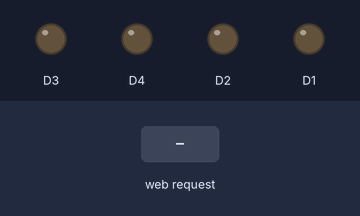
This sketch was run on a simulated ESP8266 (NodeMCU). Parts: output pins drawn as LEDs (lit = HIGH). The test bench sets the inputs (shaded band). WiFi joins after 1.5 s; servers stay silent unless stated; what the sketch prints to the serial monitor is not drawn.

Above: at 2.7 s.
2.8 s: HTTP request GET /Background received
At 4.0 s:
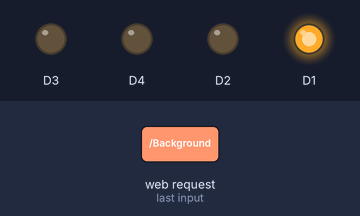
4.3 s: HTTP request GET /Triangle received
At 5.3 s:
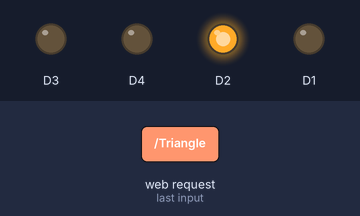
5.8 s: HTTP request GET /Rectangle received
At 6.4 s:
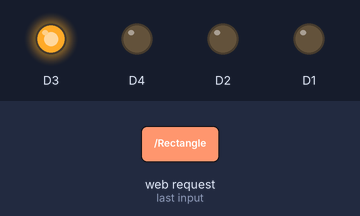
7.3 s: HTTP request GET /Circle received
At 8.7 s:
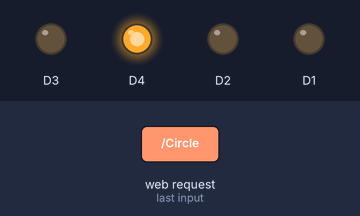
Timing chart, 0 to 9.8 s (numbered marks = the images above; inputs shaded):
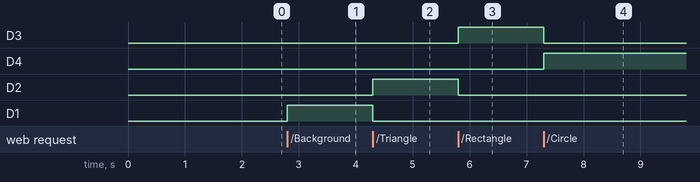

Measured:
- after the input at 2.8 s, D1: LOW → HIGH at once
- after the input at 4.3 s, D2: LOW → HIGH at once; D1: HIGH → LOW at once
- after the input at 5.8 s, D3: LOW → HIGH at once; D2: HIGH → LOW at once
- after the input at 7.3 s, D3: HIGH → LOW at once; D4: LOW → HIGH at once

The sketch:

ML_Powered_LED_Controller.ino
```cpp
#include <ESP8266WiFi.h>
#include <ESP8266WebServer.h>

const char* ssid = "Loading...";
const char* password = "GuessItIfYouCan";

ESP8266WebServer server(80);

void setup() {
  Serial.begin(115200);

  pinMode(D1, OUTPUT);
  pinMode(D2, OUTPUT);
  pinMode(D3, OUTPUT);
  pinMode(D4, OUTPUT);

  WiFi.begin(ssid, password);
  Serial.print("Connecting to WiFi");
  while (WiFi.status() != WL_CONNECTED) {
    delay(500);
    Serial.print(".");
  }

  Serial.println();
  Serial.print("Connected! IP address: ");
  Serial.println(WiFi.localIP());

  server.on("/Background", []() {
    digitalWrite(D1, HIGH);
    digitalWrite(D2, LOW);
    digitalWrite(D3, LOW);
    digitalWrite(D4, LOW);
    server.send(200, "text/plain", "background");
  });

  server.on("/Triangle", []() {
    digitalWrite(D1, LOW);
    digitalWrite(D2, HIGH);
    digitalWrite(D3, LOW);
    digitalWrite(D4, LOW);
    server.send(200, "text/plain", "triangle");
  });

  server.on("/Rectangle", []() {
    digitalWrite(D1, LOW);
    digitalWrite(D2, LOW);
    digitalWrite(D3, HIGH);
    digitalWrite(D4, LOW);
    server.send(200, "text/plain", "rectangle");
  });

  server.on("/Circle", []() {
    digitalWrite(D1, LOW);
    digitalWrite(D2, LOW);
    digitalWrite(D3, LOW);
    digitalWrite(D4, HIGH);
    server.send(200, "text/plain", "circle");
  });

  server.begin();
  Serial.println("HTTP server started");
}

void loop() {
  server.handleClient();
}
```
